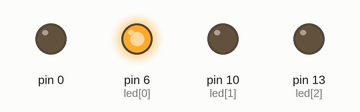
A sketch run on a simulated Arduino Uno, built with avr-gcc and run on an emulated ATmega328P. Shown: output pins drawn as LEDs (lit = HIGH).

Above: at 0.5 s.
At 1.6 s:
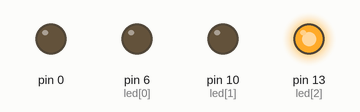
At 2.9 s:
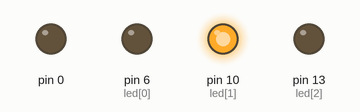
Timing chart, 0 to 3.9 s (numbered marks = the images above):
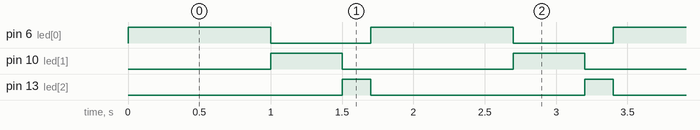

Measured:
- by itself, pin 6 (led[0]): alternates HIGH for 1.0 s and LOW for 0.70 s
- by itself, pin 10 (led[1]): alternates HIGH for 0.50 s and LOW for 1.2 s
- by itself, pin 13 (led[2]): alternates HIGH for 0.20 s and LOW for 1.5 s

The sketch:

led_sequence1.ino
```cpp
int led[3]= {6, 10, 13};
void setup()
{
  for(int i=0;i<=3;i++)
  {
    pinMode(led[i], OUTPUT);
  }
}

void loop()
{
  digitalWrite(led[0], HIGH);
  delay(1000);
  digitalWrite(led[0], LOW);


  digitalWrite(led[1], HIGH);
  delay(500);
  digitalWrite(led[1], LOW);

  digitalWrite(led[2], HIGH);
  delay(200);
  digitalWrite(led[2], LOW);

}
```
